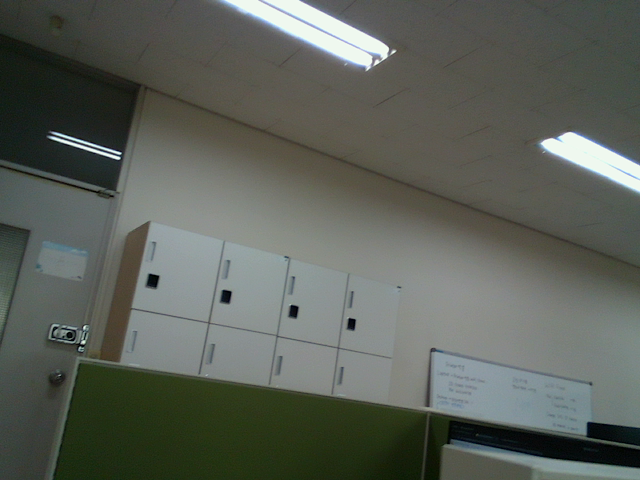
#> input picture ipynb/color_frames/color_image700.png, 640 x 480 px; its folder holds only this picture in this run
$ jupyter execute --allow-errors align_rgbd.ipynb
#> lines starting #> are read from the running program, lines starting #| are printed output that depends on the picture
[cell 1]
import cv2
import numpy as np
import matplotlib.pyplot as plt

[cell 2]
def normalize(depth_image):
    max = depth_image.max()
    ratio = 255/max
    result = depth_image * ratio
    return result.astype('uint8')

[cell 3]
color_images = []
depth_images = []

for i in range(31):
    color_image = cv2.imread("color_frames/color_image" + str(700+i) + ".png", cv2.IMREAD_COLOR)
#> color_image is the input picture: shape (480, 640, 3); mean B, G, R 88.9, 96.6, 91.8
    color_images.append(color_image)

#> (the rest of this cell did not finish here and is left out)

[cell 4]
color_image = color_images[0]
depth_image = depth_images[0]

fig, axs = plt.subplots(1, 2, figsize=(15, 5))
axs[0].imshow(cv2.cvtColor(color_image, cv2.COLOR_BGR2RGB))
axs[0].set_title("RGB image")
#> (the rest of this cell did not finish here and is left out)

[cell 5]
def get_right_image(color_image, depth_image):
    # Basic information
    focal_length = 604  # f_x = 603.838, f_y = 604.019
    baseline = 10  # 10mm
    right_image = np.zeros_like(color_image)

    # Calculate the right image
    for row in range(480):
        for col in range(640):
            depth = depth_image[row, col]  # mm
            if depth:
                disparity = focal_length * baseline // depth

                if (col - disparity > 0):
                    right_image[row, col - disparity] = color_image[row, col]
#> right_image: shape (480, 640, 3); every value is 0
    return right_image

[cell 6]
color_image_rgb = cv2.cvtColor(color_image, cv2.COLOR_BGR2RGB)
#> (the rest of this cell did not finish here and is left out)

[cell 7]
compare_image = np.zeros_like(color_image)
compare_image[:,:,0] = cv2.cvtColor(color_image, cv2.COLOR_RGB2GRAY)
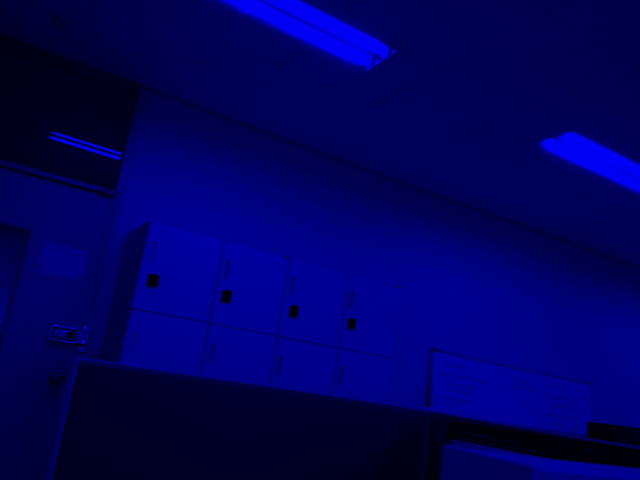
#> compare_image: shape (480, 640, 3); mean B, G, R 93.7, 0, 0
#> (the rest of this cell did not finish here and is left out)
